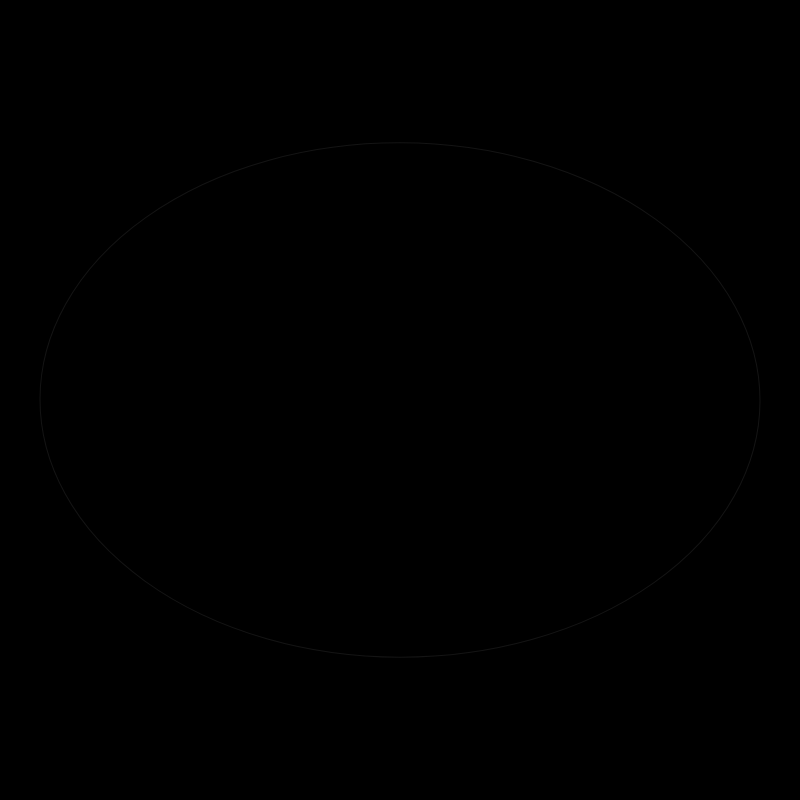
Frame 1 (no input)
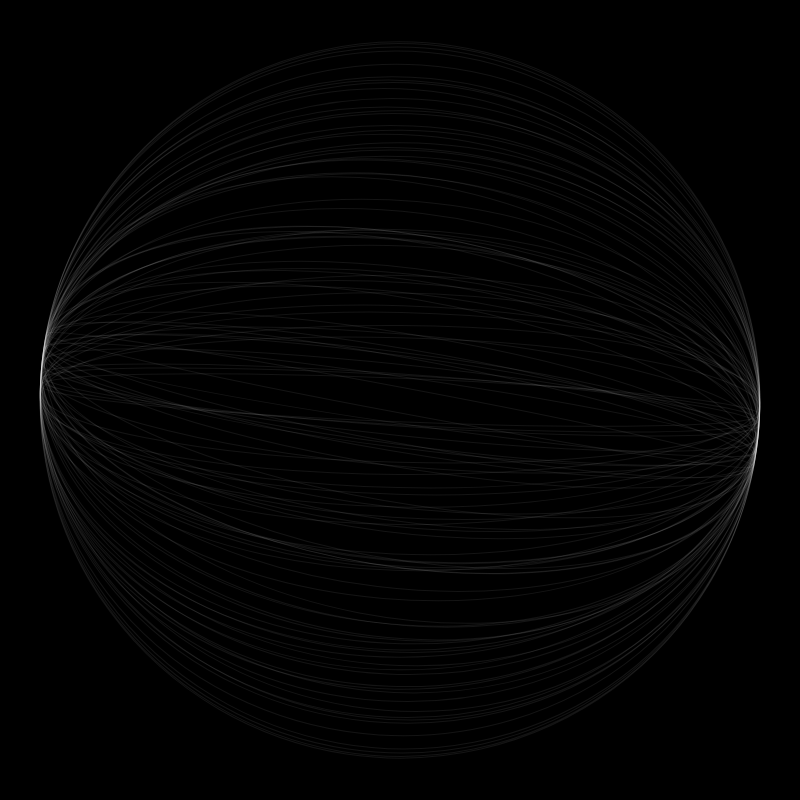
Frame 60 (no input)
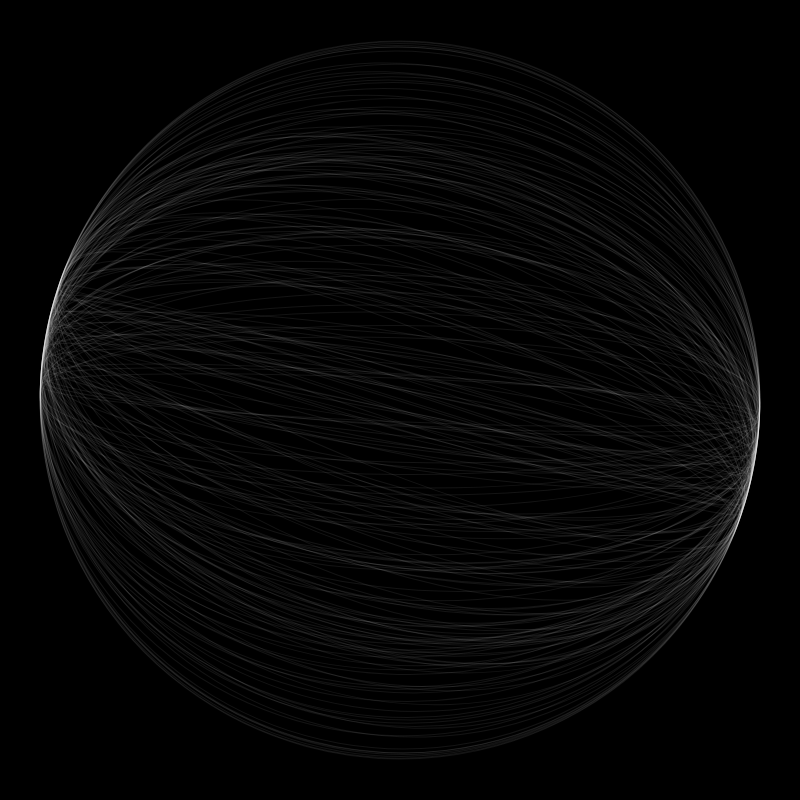
Frame 120 (the mouse pressed at the canvas centre since frame 60)

The p5.js sketch that drew these frames (run headless with seeded random() and noise() and a simulated clock; from frame 60 on, the mouse is pressed at the canvas centre):

// p5.js sketch
// ── sketch.js
function setup() {
  createCanvas(800, 800);
  smooth();
  background(0);
  ellipseMode(CENTER);
}

function draw() {
  stroke(255,20);
  noFill();
  
  push();
  translate(width/2,height/2);
  rotate(map(sin(0.001*frameCount),-1, 1, 0, TWO_PI));
  ellipse(0,0,720,random(720));
  pop();
}
